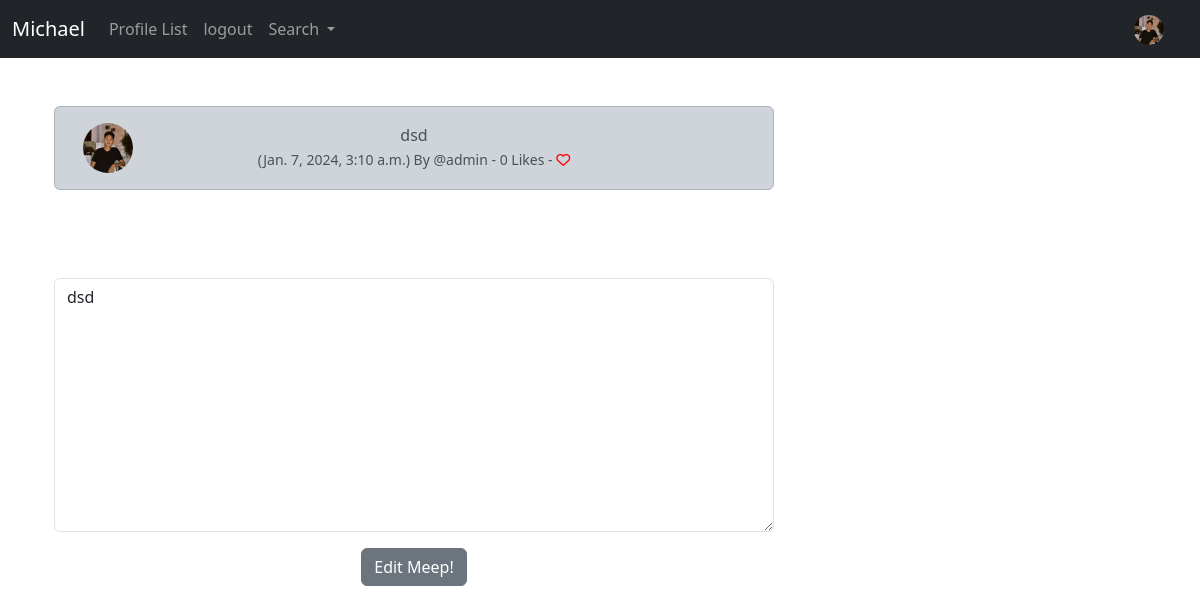
Page /edit_meep/66 (signed in) on the committed database.
### michael/models.py (models this page shows, shortened)
class Profile(models.Model):
    user = models.OneToOneField(User, on_delete=models.CASCADE)
    follows = models.ManyToManyField('self',
        related_name="followed_by",
        symmetrical=False,
        blank=True)
    date_modified = models.DateTimeField(auto_now=True)
    profile_image = models.ImageField(null=True, blank=True, upload_to="images/")
    profile_bio = models.CharField(null=True, blank=True, max_length=500)
    homepage_link = models.CharField(null=True, blank=True, max_length=100)
    facebook_link = models.CharField(null=True, blank=True, max_length=100)
    instagram_link = models.CharField(null=True, blank=True, max_length=100)
    linkedin_link = models.CharField(null=True, blank=True, max_length=100)

class Meep(models.Model):
    user = models.ForeignKey(
        User, related_name="meeps",
        on_delete=models.DO_NOTHING
    )
    body = models.CharField(max_length=200)
    created_at = models.DateTimeField(auto_now_add=True)
    likes = models.ManyToManyField(User, related_name="meep_like", blank=True)
    def number_of_likes(self):
        return self.likes.count()

### michael/views.py (the view)
# urls.py: path('edit_meep/<int:pk>', views.edit_meep, name="edit_meep"),
def edit_meep(request, pk):
    if request.user.is_authenticated:
        meep = get_object_or_404(Meep, id=pk)
        if request.user.username == meep.user.username:
            form = MeepForm(request.POST or None, instance=meep )
            if request.method == "POST":
                if form.is_valid():
                    meep = form.save(commit=False)
                    meep.user = request.user
                    meep.save()
                    messages.success(request, ("Your Meeps Has Been Updated!"))
                    return redirect('home')
            else:
                return render(request, "edit_meep.html", {'form':form, 'meep':meep})
        else:
            messages.success(request, ("You Don't Own That Meep!!"))
            return redirect('home')
    else:
        messages.success(request, ("Please Log In To Continue..."))
        return redirect('home')

### michael/forms.py
class MeepForm(forms.ModelForm):
    body = forms.CharField(required=True,
        widget=forms.widgets.Textarea(
            attrs={
                "placeholder": "Enter Your Musker Meep!",
                "class": "form-control",
            }
            ),
            label="",
    )
    class Meta:
        model = Meep
        exclude = ("user", "likes",)

### michael/templates/edit_meep.html (shortened to what this page needs)
{% extends 'base.html' %}
{% load static %}
{% block content %}
    <div class="container text-center">
        <div class="row">
            <div class=col-8>
<br/>
        <div class="alert alert-dark" role="alert">
<div class="container">
    <div class="row">
        <div class="col-1">
          {% if meep.user.profile.profile_image %}
              <img src="{{ meep.user.profile.profile_image.url }}" width=50 height=50 class="rounded-circle" alt="{{ profile.user.username }}">
              {% else %}
              <img src="{% static 'images/avatar.png' %}" width=50 height=50 class="rounded-circle" alt="{{ profile.user.username }}">
              {% endif %}
        </div>
        <div class="col-10">
          {{ meep.body }}<br/>
          <small class="text-muted">
            ({{ meep.created_at}}) By
            @{{ meep.user.username}}
            - {{ meep.number_of_likes }} Likes -
            {% if user in meep.likes.all %}
               <a href="{% url 'meep_like' meep.id %}">
<i class="fa-solid fa-heart" style="color:red"></i></a>
            {% else %}
               <a href="{% url 'meep_like' meep.id %}">
<i class="fa fa-heart-o" style="color:red"></i></a>
            {% endif %}
          </small>
        </div><br/><br/>
            </div>
        </div>
    </div>
               <br/><br/><br/>
{% if form %}
<form method=POST>
    {{ form.as_p }}
    <button type="submit" class="btn btn-secondary">Edit Meep!</button>
</form>
{% endif %}
</div>
{% endblock %}

### michael/templates/navbar.html (shortened to what this page needs)
{% load static %}
<nav class="navbar navbar-expand-lg navbar-dark bg-dark">
    <div class="container-fluid">
      <a class="navbar-brand" href="{% url 'post-list' %}">Michael</a>
      <div class="collapse navbar-collapse" id="navbarSupportedContent">
        <ul class="navbar-nav me-auto mb-2 mb-lg-0">
          <li class="nav-item">
            <a class="nav-link"
            href="{% url 'profile_list' %}">Profile List</a>
          </li>
          {% if user.is_authenticated %}
          <li class="nav-item">
            <a class="nav-link"
            href="{% url 'logout' %}">logout</a>
          </li>
          {% endif %}
        <li class="nav-item dropdown">
            <a class="nav-link dropdown-toggle" href="#" role="button" data-bs-toggle="dropdown" aria-expanded="false">
              Search
            </a>
          </li>
        </ul>
        {% if user.is_authenticated %}
          <ul class="navbar-nav ml-auto">
            <li class="nav-link navbar-brand">
              <a href="{% url 'profile' request.user.id %}">
{% if user.profile.profile_image %}
<img src="{{ user.profile.profile_image.url }}" class="rounded-circle" width=30>
{% else %}
    <img src="{% static 'images/avatar.png' %}" class="img-fluid rounded-circle" alt="Profile Image" width=30>
{% endif %}
              </a>
            </li>
          </ul>
        {% endif %}
      </div>
    </div>
</nav>

### rows in the picture
Meep: user.profile.profile_image (picture), body "dsd", created_at "Jan. 7, 2024, 3:10 a.m.", user.username "admin", number_of_likes "0"
